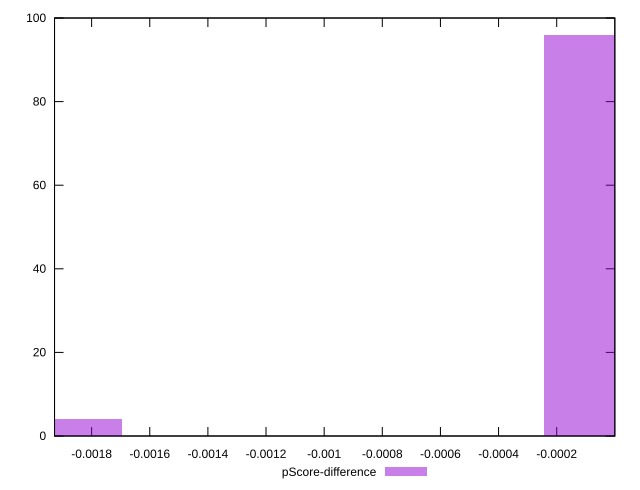

gnuplot code for this plot:
reset

$pScoreDifference <<EOF
-0.0019386888656575394 4
0 96
EOF

set key outside below
set boxwidth 0.00048467221641438485
set xrange [-0.0019275898523334334:-3.478184318339572e-8]
set yrange [0:100]
set trange [0:100]
set style fill transparent solid 0.5 noborder
set terminal svg size 640, 490 enhanced background rgb 'white'
set output "reports/report_00031_2021-02-24T23-18-18.084Z/cumulative-layout-shift/samples/card/pScore-difference/histogram.svg"

plot $pScoreDifference title "pScore-difference" with boxes

reset
